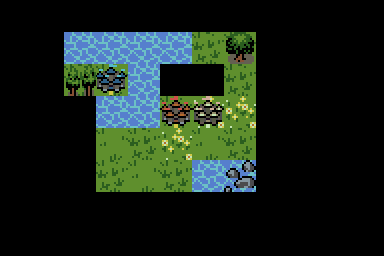

The image is a tile-based game level rendered from a .tmx file. Its description and source (layers, tilesets, objects; grid data summarised) follow:
An orthogonal 12x8 tile map with 32x32 px tiles, 4 tile layers (Terrain, Decoration, Vertical Edges, Horizontal Edges), 4 tilesets and 1 object (Player).

<map version="1.2" tiledversion="1.2.4" orientation="orthogonal" renderorder="right-down" width="12" height="8" tilewidth="32" tileheight="32" infinite="0" nextlayerid="9" nextobjectid="92">
 <tileset firstgid="1" source="ground.tsx" />
 <tileset firstgid="17" source="broken.tsx" />
 <tileset firstgid="21" source="decoration.tsx" />
 <tileset firstgid="37" source="devourer.tsx" />
 <layer id="1" name="Terrain" width="12" height="8">
  <data>[96 cells, 72 non-empty, 5 distinct tile ids]</data>
 </layer>
 <layer id="8" name="Decoration" width="12" height="8">
  <data>[96 cells, 6 non-empty, 6 distinct tile ids]</data>
 </layer>
 <layer id="6" name="Vertical Edges" width="12" height="8" offsetx="16" offsety="0">
  <data>[96 cells, 0 non-empty, 0 distinct tile ids]</data>
 </layer>
 <layer id="7" name="Horizontal Edges" width="12" height="8" offsetx="0" offsety="16">
  <data>[96 cells, 0 non-empty, 0 distinct tile ids]</data>
 </layer>
 <objectgroup id="2" name="Enemies" />
 <objectgroup id="3" name="Player">
  <object id="16" name="Player" type="Player" gid="37" x="96" y="192" width="32" height="32">
   <properties>
    <property name="rocks" type="int" value="5" />
   </properties>
  </object>
 </objectgroup>
 <objectgroup id="4" name="Triggers" />
 <objectgroup id="5" name="Props" />
</map>
